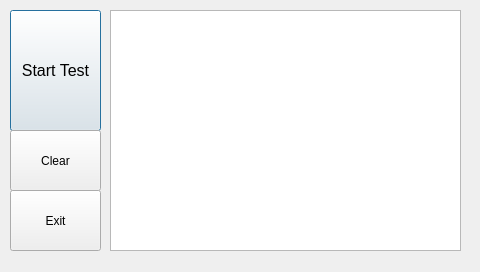
<?xml version="1.0" encoding="UTF-8"?>
<ui version="4.0">
 <class>systemtester</class>
 <widget class="QDialog" name="systemtester">
  <property name="windowModality">
   <enum>Qt::NonModal</enum>
  </property>
  <property name="geometry">
   <rect>
    <x>0</x>
    <y>0</y>
    <width>480</width>
    <height>272</height>
   </rect>
  </property>
  <property name="maximumSize">
   <size>
    <width>480</width>
    <height>272</height>
   </size>
  </property>
  <property name="windowTitle">
   <string>System Test</string>
  </property>
  <widget class="QTextBrowser" name="systemText">
   <property name="geometry">
    <rect>
     <x>110</x>
     <y>10</y>
     <width>351</width>
     <height>241</height>
    </rect>
   </property>
  </widget>
  <widget class="QPushButton" name="activateBut">
   <property name="geometry">
    <rect>
     <x>10</x>
     <y>10</y>
     <width>91</width>
     <height>121</height>
    </rect>
   </property>
   <property name="font">
    <font>
     <pointsize>12</pointsize>
    </font>
   </property>
   <property name="styleSheet">
    <string notr="true">border-image: url(:/new/prefix1/background.jpg);</string>
   </property>
   <property name="text">
    <string>Start Test</string>
   </property>
  </widget>
  <widget class="QPushButton" name="clearBut">
   <property name="geometry">
    <rect>
     <x>10</x>
     <y>130</y>
     <width>91</width>
     <height>61</height>
    </rect>
   </property>
   <property name="text">
    <string>Clear</string>
   </property>
  </widget>
  <widget class="QPushButton" name="exitBut">
   <property name="geometry">
    <rect>
     <x>10</x>
     <y>190</y>
     <width>91</width>
     <height>61</height>
    </rect>
   </property>
   <property name="text">
    <string>Exit</string>
   </property>
  </widget>
 </widget>
 <resources/>
 <connections/>
</ui>
